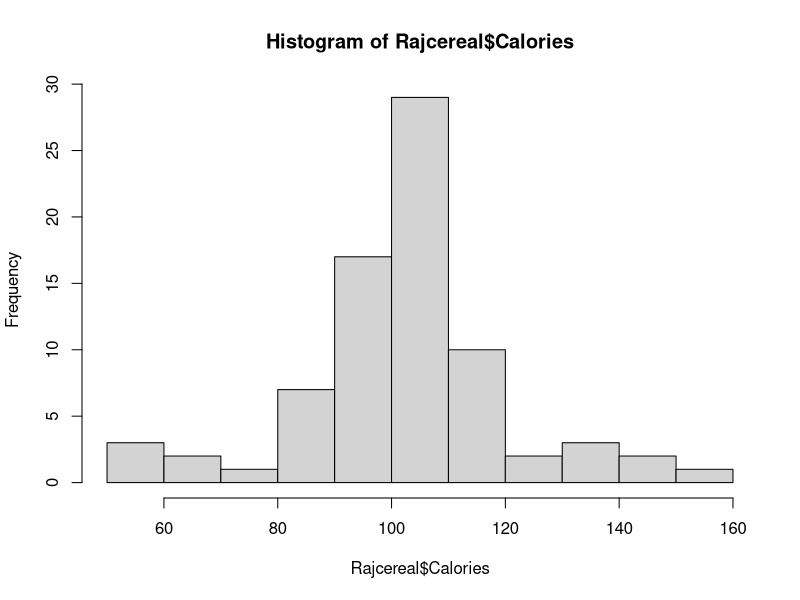
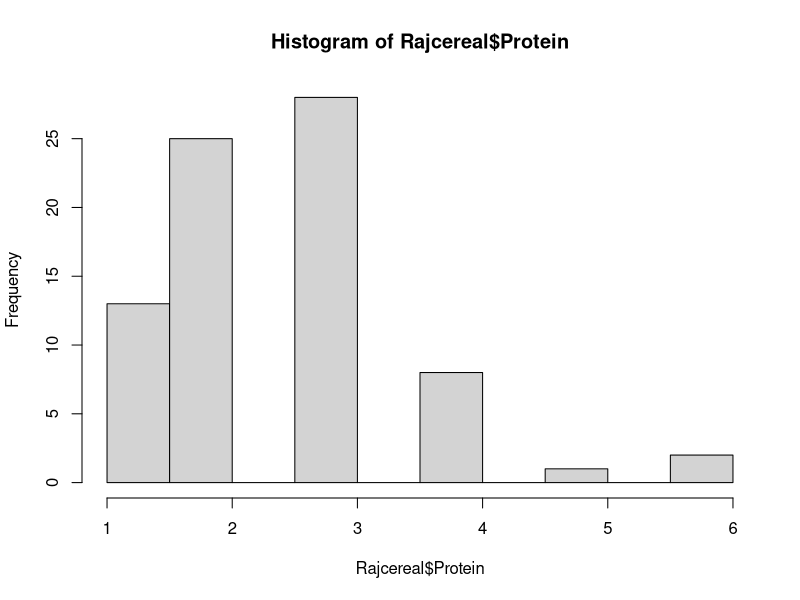
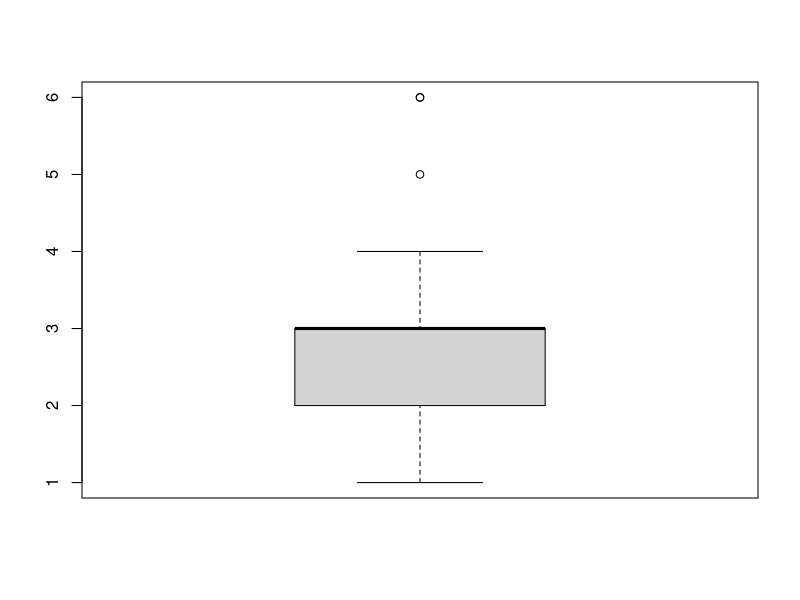

The R script that drew these images, in order:
## ---- chunk 1
Rajcereal = read.csv('cereals.CSV',header = TRUE, sep = ',')
Rajcereal
## ---- chunk 2
# 1 - Report on the measures of centrality and spread for the calories variable of the data with at least two measures
# each.
mean(Rajcereal$Calories)
median(Rajcereal$Calories)
table(Rajcereal$Calories)
range(Rajcereal$Calories)
diff(range(Rajcereal$Calories))
sd(Rajcereal$Calories)

## ---- chunk 3
# 3 - Plot histograms for the calories and protein distributions of the items. What difference(s) do you see, briefly
# explain how we should interpret the difference ?
hist(Rajcereal$Calories)
hist(Rajcereal$Protein)
Skewnessofcalories=3 * (mean(Rajcereal$Calories)-median(Rajcereal$Calories))/sd(Rajcereal$Calories)
Skewnessofcalories
Skewnessofprotein=3 * (mean(Rajcereal$Protein)-median(Rajcereal$Protein))/sd(Rajcereal$Protein)
Skewnessofprotein

# Both histograms are not normally distributed as they are negatively skewed. Majority of calories are between 80 and # 120. Majority of proteins are between 1 and 3.
## ---- chunk 4
# 4 -Create a diagram to spot outliers for the protein distribution of the items (extremely high or low in protein
# content). What type of items do you think they are ? Why ?
boxplot(Rajcereal$Protein)
mean(Rajcereal$Protein)
q1 = quantile(Rajcereal$Protein, 0.25)
q3 = quantile(Rajcereal$Protein, 0.75)
q1
q3
outlierdeterminant = (IQR(Rajcereal$Protein))*1.5
outlierdeterminant


# An outlier is defined as a data point that is located outside the fences ("whiskers") of the boxplot (e.g: outside  # 1.5 times the interquartile range above the upper quartile and below the lower quartile).  q1 and q3 are 2 and 3. #Here the outlier deteminant is 1.5 (i.e, 3 minus 2  multiplied by 1.5). Therefore, outliers would be below o.5 (i.e, #2-1.5) and above 4.5 (i.e, 3+1.5). So the ouliers are 5 and 6 which are above 4.5

## ---- chunk 5
# 5 - we are really interested amount of protein in items per calories. To investigate this, you need to calculate
# protein per calories by dividing protein amount byt the calorie (protein/calories). What is the average protein per
# calories amount for an item.
proteinpercalorie = round(Rajcereal$Protein/Rajcereal$Calories, 3)
proteinpercalorie
mean(proteinpercalorie)

